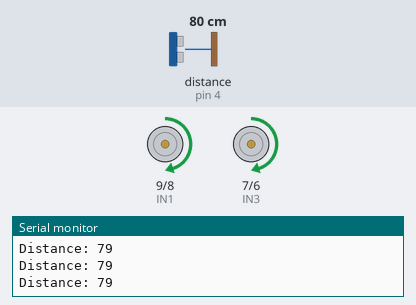
Simulated run of this sketch. Board: Arduino Uno, built with avr-gcc and run on an emulated ATmega328P. On the bench: motor-driver pin pairs drawn as motors (green arrow = first pin HIGH = forward, orange = second pin HIGH = backward, longer = more drive, scaled by the enable pin), the last lines printed to the serial monitor. Wiring (inferred from the names in the program): ultrasonic range finder: trigger pin 3; echo pin 4. Inputs (shaded band) come from the test bench; at power-on: distance to the obstacle (sensor on pin 4) 80 cm. The echo pulse lasts 58.3 µs per cm.

Above: at 2.2 s.
2.3 s: distance to the obstacle (sensor on pin 4) set to 18 cm
3.8 s: distance to the obstacle (sensor on pin 4) set to 14 cm
At 4.9 s:
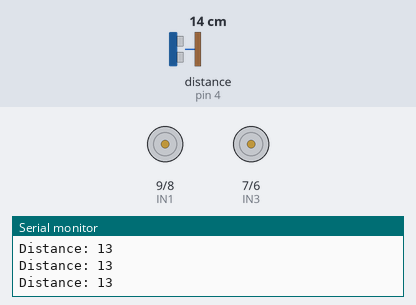
5.3 s: distance to the obstacle (sensor on pin 4) set to 35 cm
At 5.9 s:
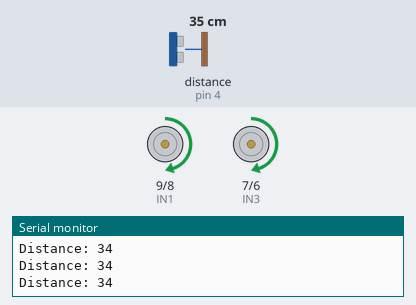
6.8 s: distance to the obstacle (sensor on pin 4) set to 2 cm
At 7.4 s:
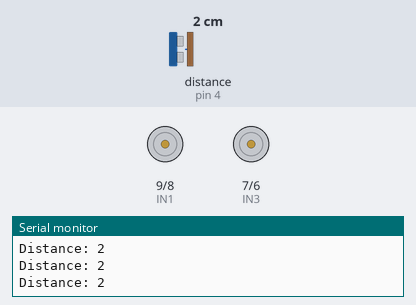
Timing chart, 0 to 9.3 s (numbered marks = the images above; inputs shaded):
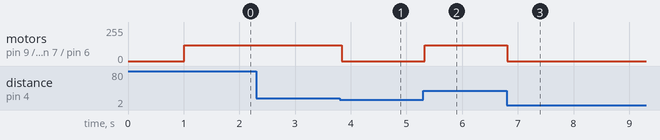

Measured:
- the behaviour switches between 16 and 15 cm on distance to the obstacle (sensor on pin 4) (found by bisection; images 0 and 1)
- after the input at 3.8 s, motor on pin 9 (IN1) / pin 8 (IN2), motor on pin 7 (IN3) / pin 6 (IN4): forward 120/255 → stopped at once
- after the input at 5.3 s, motor on pin 9 (IN1) / pin 8 (IN2), motor on pin 7 (IN3) / pin 6 (IN4): stopped → forward 120/255 at once
- after the input at 6.8 s, motor on pin 9 (IN1) / pin 8 (IN2), motor on pin 7 (IN3) / pin 6 (IN4): forward 120/255 → stopped at once

The sketch:

code.ino
```cpp
// ULTRASONIC PINS
#define TRIG 3
#define ECHO 4

// MOTOR CONTROL PINS
#define ENA 10    // PWM LEFT
#define IN1 9
#define IN2 8

#define ENB 5    // PWM RIGHT
#define IN3 7
#define IN4 6

int speedPWM = 120;   // SAFE SPEED
int stopDistance = 15;  // cm

long getDistance() {
  digitalWrite(TRIG, LOW);
  delayMicroseconds(2);
  digitalWrite(TRIG, HIGH);
  delayMicroseconds(10);
  digitalWrite(TRIG, LOW);

  long duration = pulseIn(ECHO, HIGH, 30000);
  long distance = duration * 0.034 / 2;
  return distance;
}

void forward(int spd) {
  analogWrite(ENA, spd);
  analogWrite(ENB, spd);

  digitalWrite(IN1, HIGH);
  digitalWrite(IN2, LOW);

  digitalWrite(IN3, HIGH);
  digitalWrite(IN4, LOW);
}

void stopMotor() {
  analogWrite(ENA, 0);
  analogWrite(ENB, 0);

  digitalWrite(IN1, LOW);
  digitalWrite(IN2, LOW);
  digitalWrite(IN3, LOW);
  digitalWrite(IN4, LOW);
}

void setup() {
  Serial.begin(9600);

  pinMode(TRIG, OUTPUT);
  pinMode(ECHO, INPUT);

  pinMode(ENA, OUTPUT);
  pinMode(IN1, OUTPUT);
  pinMode(IN2, OUTPUT);

  pinMode(ENB, OUTPUT);
  pinMode(IN3, OUTPUT);
  pinMode(IN4, OUTPUT);

  stopMotor();
  delay(1000);
}

void loop() {
  long d = getDistance();
  Serial.print("Distance: ");
  Serial.println(d);

  if (d > 0 && d < stopDistance) {
    stopMotor();
  }
  else {
    forward(speedPWM);
  }

  delay(50);
}
```
